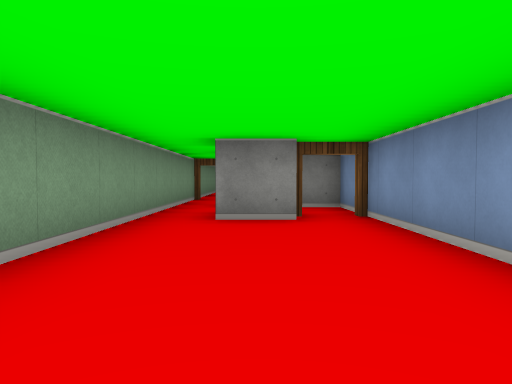
view 1 (above)

14 first-person views from a walk through a cub3D maze. The camera is about half as high as the walls, tilts 2° down and sees 70° across. The floor is counted in squares. Each view is taken from the middle of a square. On the plan, view 1 faces up. The plan holds only what a view shows up to about 9 squares ahead; the rest is blank.

view 2
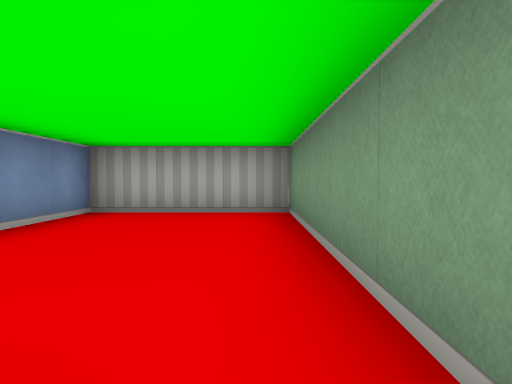

view 3
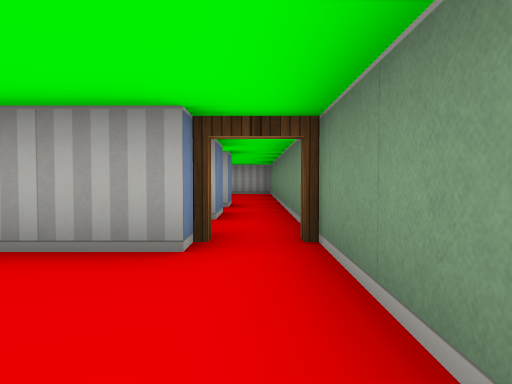

view 4
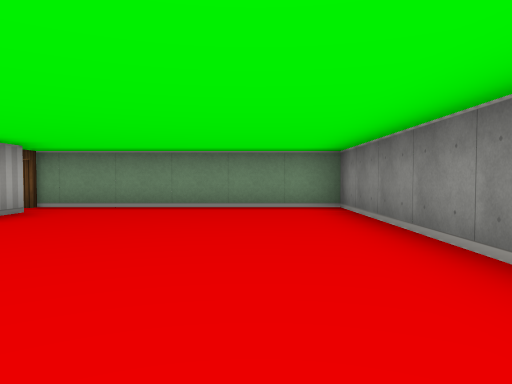

view 5
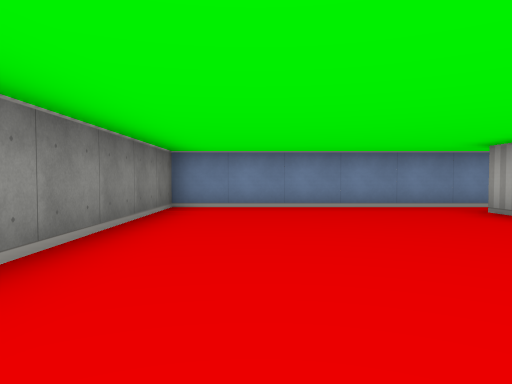

view 6
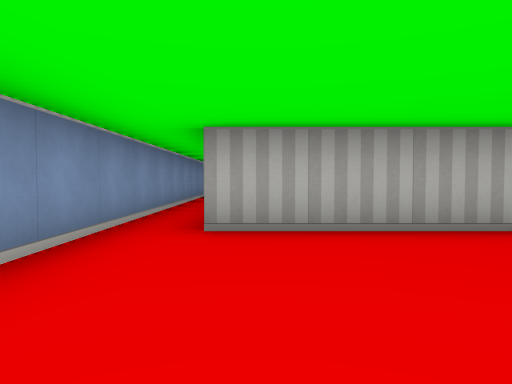

view 7
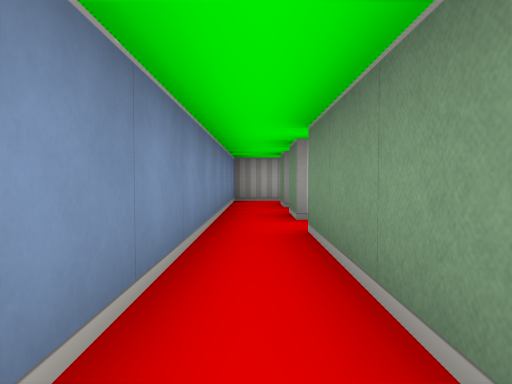

view 8
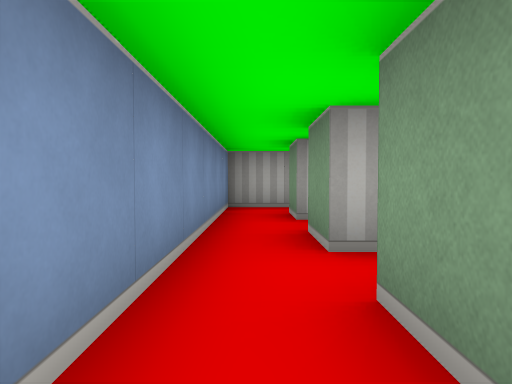

view 9
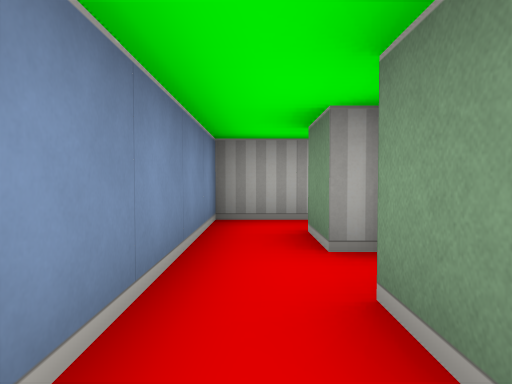

view 10
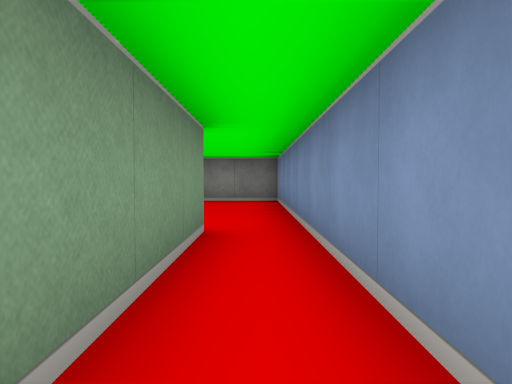

view 11
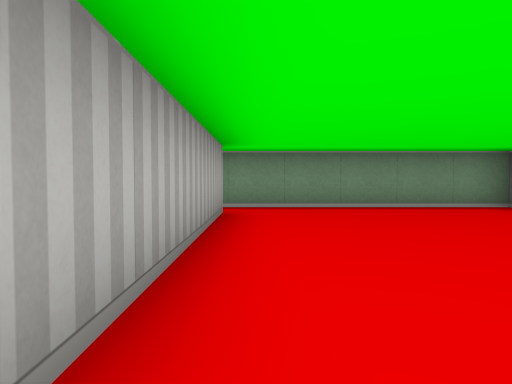

view 12
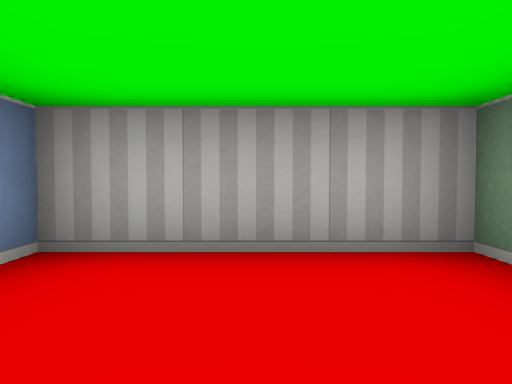

view 13
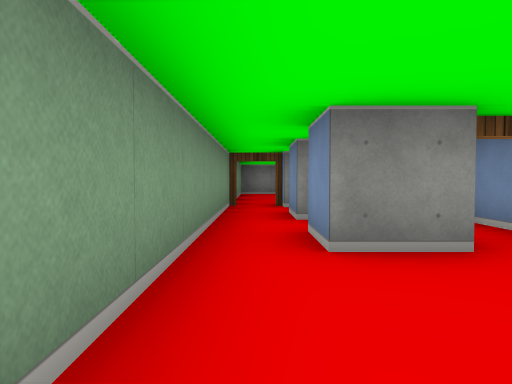

view 14
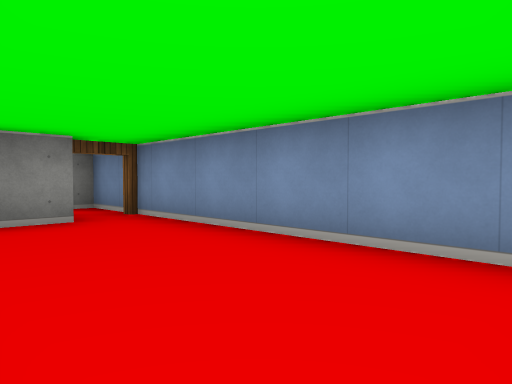

### Floor plan
Points are (right, up) in squares from view 1. A wall is a line through its corners. A room is listed if a view was taken in it or the views show most of it. See-through windows are left out.
Room 1 (views 1, 12, 13, 14)
walls: (0.6, 4.5) (-0.5, 4.5); (-1.5, 4.5) (-1.5, -0.5) (1.5, -0.5) (1.5, 5)
ways out: opening at (-1, 5) to room 2; open door at (1, 5) to room 2
Room 2 (view 2)
walls: (-1.5, 6.5) (-1.5, 4.5); (-0.5, 4.5) (-0.5, 5.5); (1.5, 5) (1.5, 6.5) (-0.5, 6.5)
ways out: opening at (-1, 5) to room 1; open door at (1, 5) to room 1; opening at (-1, 7)
Room 3 (views 3, 4, 5, 6, 7, 8, 9, 10, 11)
walls: (-0.5, 9.5) (4.5, 9.5) (4.5, 4.5); (4.5, 3.5) (4.5, 2.5); (4.5, 1.5) (4.5, 0.5); (4.2, -0.5) (5.5, -0.5) (5.5, 14.5) (-1.5, 14.5) (-1.5, 9)
ways out: opening at (4, 0); opening at (4, 4); open door at (-1, 9); open door at (4, 2)

Where each view was taken, in squares from view 1:
view 1: 0 up, 0 right, facing up
view 2: 5 up, 1 left, facing down
view 3: 12 up, 1 left, facing down
view 4: 13 up, 5 right, facing left
view 5: 13 up, 1 left, facing right
view 6: 13 up, 4 right, facing down
view 7: 8 up, 5 right, facing down
view 8: 6 up, 5 right, facing down
view 9: 4 up, 5 right, facing down
view 10: 6 up, 5 right, facing up
view 11: 10 up, 5 right, facing left
view 12: 2 up, 0 right, facing down
view 13: 2 up, 1 left, facing up
view 14: 0 up, 1 left, facing up-right
